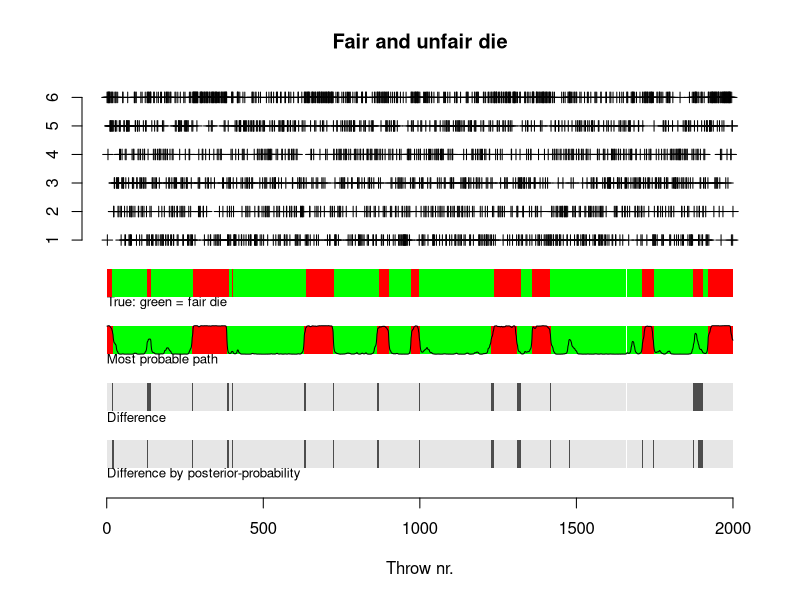

R code for this plot:
# Description: 
#   Demo of the occasionally dishonest casino
#
# Details:
#   1. State Space (suppose we have two: fair dice /loaded dice)
#   2. Switch between two states is according to a given matrix (Markov transition matrix)
#   3. Output is probabilistic but depends on the state (fair/loaded)
#   4. Want to guess the hidden state (fair/loaded) from the output observed (here tosses of the die).

# License: GNU v3
#
# Date: October 19, 2016
#
# Authors:
#    Rcode was written by Jiali Lin.
# [redacted]
# [redacted]
#
# References:
#    http://web.stanford.edu/class/stats366/hmmR2.html
# 
# See Also:
#     https://cran.r-project.org/web/packages/HMM/HMM.pdf

rm(list = ls())

initHMM <-  function (States, Symbols, startProbs = NULL, transProbs = NULL, 
                      emissionProbs = NULL) 
{
  nStates = length(States)
  nSymbols = length(Symbols)
  S = rep(1/nStates, nStates)
  T = 0.5 * diag(nStates) + array(0.5/(nStates), c(nStates, 
                                                   nStates))
  E = array(1/(nSymbols), c(nStates, nSymbols))
  names(S) = States
  dimnames(T) = list(from = States, to = States)
  dimnames(E) = list(states = States, symbols = Symbols)
  if (!is.null(startProbs)) {
    S[] = startProbs[]
  }
  if (!is.null(transProbs)) {
    T[, ] = transProbs[, ]
  }
  if (!is.null(emissionProbs)) {
    E[, ] = emissionProbs[, ]
  }
  return(list(States = States, Symbols = Symbols, startProbs = S, 
              transProbs = T, emissionProbs = E))
}

simHMM <- function (hmm, length) 
{
  hmm$transProbs[is.na(hmm$transProbs)] = 0
  hmm$emissionProbs[is.na(hmm$emissionProbs)] = 0
  states = c()
  emission = c()
  states = c(states, sample(hmm$States, 1, prob = hmm$startProbs))
  for (i in 2:length) {
    state = sample(hmm$States, 1, prob = hmm$transProbs[states[i - 
                                                                 1], ])
    states = c(states, state)
  }
  for (i in 1:length) {
    emi = sample(hmm$Symbols, 1, prob = hmm$emissionProbs[states[i], 
                                                          ])
    emission = c(emission, emi)
  }
  return(list(states = states, observation = emission))
}

viterbi <-  function (hmm, observation) 
{
  hmm$transProbs[is.na(hmm$transProbs)] = 0
  hmm$emissionProbs[is.na(hmm$emissionProbs)] = 0
  nObservations = length(observation)
  nStates = length(hmm$States)
  v = array(NA, c(nStates, nObservations))
  dimnames(v) = list(states = hmm$States, index = 1:nObservations)
  for (state in hmm$States) {
    v[state, 1] = log(hmm$startProbs[state] * hmm$emissionProbs[state, 
                                                                observation[1]])
  }
  for (k in 2:nObservations) {
    for (state in hmm$States) {
      maxi = NULL
      for (previousState in hmm$States) {
        temp = v[previousState, k - 1] + log(hmm$transProbs[previousState, 
                                                            state])
        maxi = max(maxi, temp)
      }
      v[state, k] = log(hmm$emissionProbs[state, observation[k]]) + 
        maxi
    }
  }
  viterbiPath = rep(NA, nObservations)
  for (state in hmm$States) {
    if (max(v[, nObservations]) == v[state, nObservations]) {
      viterbiPath[nObservations] = state
      break
    }
  }
  for (k in (nObservations - 1):1) {
    for (state in hmm$States) {
      if (max(v[, k] + log(hmm$transProbs[, viterbiPath[k + 
                                                        1]])) == v[state, k] + log(hmm$transProbs[state, 
                                                                                                  viterbiPath[k + 1]])) {
        viterbiPath[k] = state
        break
      }
    }
  }
  return(viterbiPath)
}

forward <- function (hmm, observation) 
{
  hmm$transProbs[is.na(hmm$transProbs)] = 0
  hmm$emissionProbs[is.na(hmm$emissionProbs)] = 0
  nObservations = length(observation)
  nStates = length(hmm$States)
  f = array(NA, c(nStates, nObservations))
  dimnames(f) = list(states = hmm$States, index = 1:nObservations)
  for (state in hmm$States) {
    f[state, 1] = log(hmm$startProbs[state] * hmm$emissionProbs[state, 
                                                                observation[1]])
  }
  for (k in 2:nObservations) {
    for (state in hmm$States) {
      logsum = -Inf
      for (previousState in hmm$States) {
        temp = f[previousState, k - 1] + log(hmm$transProbs[previousState, 
                                                            state])
        if (temp > -Inf) {
          logsum = temp + log(1 + exp(logsum - temp))
        }
      }
      f[state, k] = log(hmm$emissionProbs[state, observation[k]]) + 
        logsum
    }
  }
  return(f)
}

backward <- function (hmm, observation) 
{
  hmm$transProbs[is.na(hmm$transProbs)] = 0
  hmm$emissionProbs[is.na(hmm$emissionProbs)] = 0
  nObservations = length(observation)
  nStates = length(hmm$States)
  b = array(NA, c(nStates, nObservations))
  dimnames(b) = list(states = hmm$States, index = 1:nObservations)
  for (state in hmm$States) {
    b[state, nObservations] = log(1)
  }
  for (k in (nObservations - 1):1) {
    for (state in hmm$States) {
      logsum = -Inf
      for (nextState in hmm$States) {
        temp = b[nextState, k + 1] + log(hmm$transProbs[state, 
                                                        nextState] * hmm$emissionProbs[nextState, observation[k + 
                                                                                                                1]])
        if (temp > -Inf) {
          logsum = temp + log(1 + exp(logsum - temp))
        }
      }
      b[state, k] = logsum
    }
  }
  return(b)
}

# The occasionally dishonest casino
#-------------
#require(HMM)
nSim = 2000
States = c("Fair", "Unfair")
Symbols = 1:6
transProbs = matrix(c(0.99, 0.01, 0.02, 0.98), c(length(States),
                                                 length(States)), byrow = TRUE)
emissionProbs = matrix(c(rep(1/6, 6), c(rep(0.1, 5), 0.5)),
                       c(length(States), length(Symbols)), byrow = TRUE)
hmm = initHMM(States, Symbols, transProbs = transProbs, emissionProbs = emissionProbs)
sim = simHMM(hmm, nSim)
vit = viterbi(hmm, sim$observation)
f = forward(hmm, sim$observation)
b = backward(hmm, sim$observation)
i <- f[1, nSim]
j <- f[2, nSim]
probObservations = (i + log(1 + exp(j - i)))
posterior = exp((f + b) - probObservations)
x = list(hmm = hmm, sim = sim, vit = vit, posterior = posterior)

# Plotting simulated throws at top
mn = "Fair and unfair die"
xlb = "Throw nr."
ylb = ""

plot(x$sim$observation, ylim = c(-7.5, 6), pch = 3, main = mn,
     xlab = xlb, ylab = ylb, bty = "n", yaxt = "n")
axis(2, at = 1:6)

# Simulated, which die was used (truth)
text(0, -1.2, adj = 0, cex = 0.8, col = "black", "True: green = fair die")
for (i in 1:nSim) {
  if (x$sim$states[i] == "Fair")
    rect(i, -1, i + 1, 0, col = "green", border = NA)
  else rect(i, -1, i + 1, 0, col = "red", border = NA)
}

# Most probable path (viterbi)
text(0, -3.2, adj = 0, cex = 0.8, col = "black", "Most probable path")
for (i in 1:nSim) {
  if (x$vit[i] == "Fair")
    rect(i, -3, i + 1, -2, col = "green", border = NA)
  else rect(i, -3, i + 1, -2, col = "red", border = NA)
}
##################Differences:
text(0, -5.2, adj = 0, cex = 0.8, col = "black", "Difference")
differing = !(x$sim$states == x$vit)
for (i in 1:nSim) {
  if (differing[i])
    rect(i, -5, i + 1, -4, col = rgb(0.3, 0.3, 0.3),
         border = NA)
  else rect(i, -5, i + 1, -4, col = rgb(0.9, 0.9, 0.9),
            border = NA)
}

#Posterior-probability
points(x$posterior[2, ] - 3, type = "l")

# Difference with classification by posterior-probability:
text(0, -7.2, adj = 0, cex = 0.8, col = "black", "Difference by posterior-probability")
differing = !(x$sim$states == x$vit)
for (i in 1:nSim) {
  if (posterior[1, i] > 0.5) {
    if (x$sim$states[i] == "Fair")
      rect(i, -7, i + 1, -6, col = rgb(0.9, 0.9, 0.9),
           border = NA)
    else rect(i, -7, i + 1, -6, col = rgb(0.3, 0.3, 0.3),
              border = NA)
  }
  else {
    if (x$sim$states[i] == "Unfair")
      rect(i, -7, i + 1, -6, col = rgb(0.9, 0.9, 0.9),
           border = NA)
    else rect(i, -7, i + 1, -6, col = rgb(0.3, 0.3, 0.3),
              border = NA)
  }
}